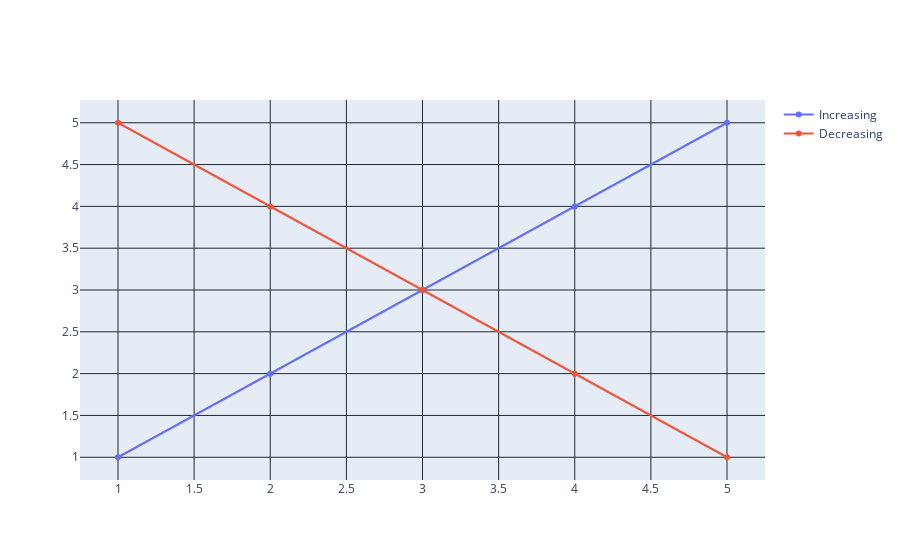

Notebook cell for this chart:
### Code cell
fig = go.Figure()
fig.add_trace(go.Scatter(
    x=[1, 2, 3, 4, 5],
    y=[1, 2, 3, 4, 5],
    name="Increasing"
))

fig.add_trace(go.Scatter(
    x=[1, 2, 3, 4, 5],
    y=[5, 4, 3, 2, 1],
    name="Decreasing"
))


fig.update_yaxes(
            gridcolor = "#1f292f"
        )

fig.update_xaxes(
    gridcolor = "#1f292f",
    rangeslider = dict(visible = False), #turns off the range slider
    # rangebreaks = [
    #     dict(bounds = ['sat', 'mon'])
    # ],
    #nticks = nticks,
    #type = "date"
)

# fig.update_layout(
#     width = 900,
#     height = 400,
#     margin = dict(l=10, r=10, b=10, t=10),
#     paper_bgcolor="#2c303c",
#     plot_bgcolor = "#2c303c",
#     #font_color = "#e1e1e1",
#     font = dict(size = 8, color = "#e1e1e1"),
#     legend_title_text='Trend',
#     showlegend = True
    
# )
fig.show()

### Figure 1 — Plotly figure (JSON) as saved in the notebook; plotly's stock layout.template omitted (floating-point values rounded to 4 significant figures)
{"data": [{"name": "Increasing", "type": "scatter", "x": [1, 2, 3, 4, 5], "y": [1, 2, 3, 4, 5]}, {"name": "Decreasing", "type": "scatter", "x": [1, 2, 3, 4, 5], "y": [5, 4, 3, 2, 1]}], "layout": {"autosize": true, "xaxis": {"autorange": true, "gridcolor": "#1f292f", "range": [0.7437, 5.256], "rangeslider": {"visible": false, "yaxis": {}}, "type": "linear"}, "yaxis": {"autorange": true, "gridcolor": "#1f292f", "range": [0.6699, 5.33], "type": "linear"}}}
